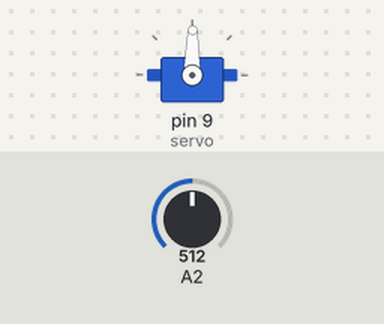
Bench run of a sketch on a simulated Arduino Uno, built with avr-gcc and run on an emulated ATmega328P. Shown: servo. Inputs (shaded band) come from the test bench; at power-on: A2 = 512.

Above: at 1.2 s.
1.3 s: A2 set to 900
At 2.1 s:
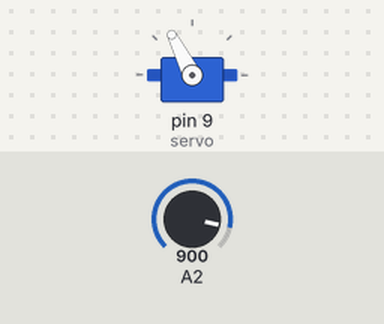
2.8 s: A2 set to 1023
At 3.3 s:
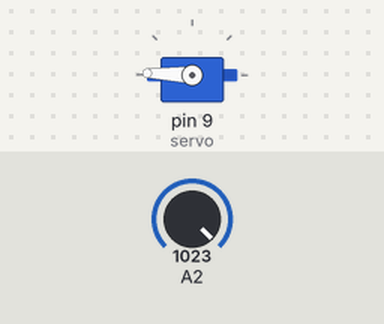
4.3 s: A2 set to 122
At 5.5 s:
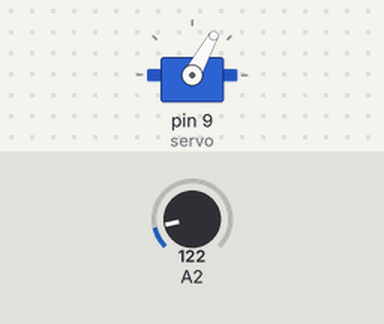
5.8 s: A2 set to 0
At 6.7 s:
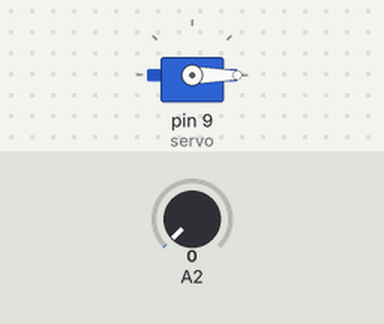
7.3 s: A2 set to 511
At 7.9 s:
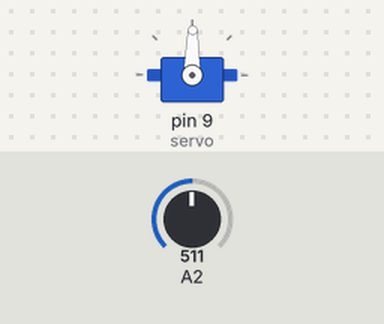
Timing chart, 0 to 9.8 s (numbered marks = the images above; inputs shaded):
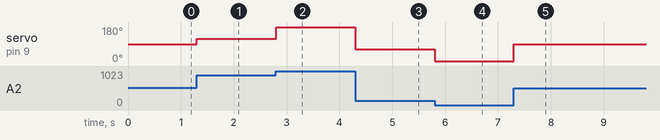

Measured:
- after the input at 1.3 s, servo on pin 9 (servo): 89° → 117° at once
- after the input at 2.8 s, servo on pin 9 (servo): 117° → 178° at once
- after the input at 4.3 s, servo on pin 9 (servo): 178° → 61° at once
- after the input at 5.8 s, servo on pin 9 (servo): 61° → 0° at once
- after the input at 7.3 s, servo on pin 9 (servo): 0° → 89° at once

The sketch:

jog.ino
```cpp
#include <Servo.h>

Servo servo;

void setup() {
  servo.attach(9);
}

void loop() {
  servo.write((int) calculateValue(analogRead(2), 0.02));
}

float calculateValue(int input, float k) {
  return (-1.460889769662 * 0.00000000001) * (k - 0.174975562072) * pow(input - 511.5, 5) + (k * (input - 511.5) + 89.5);
}
```
